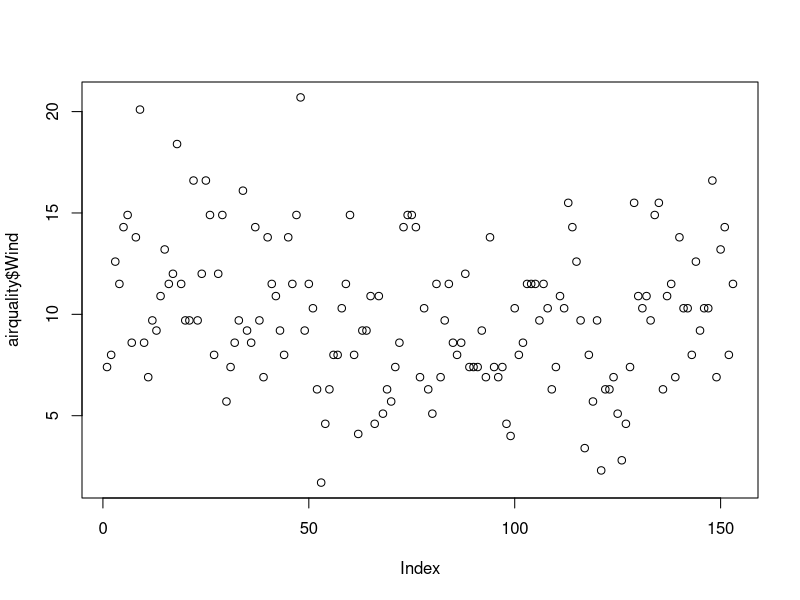
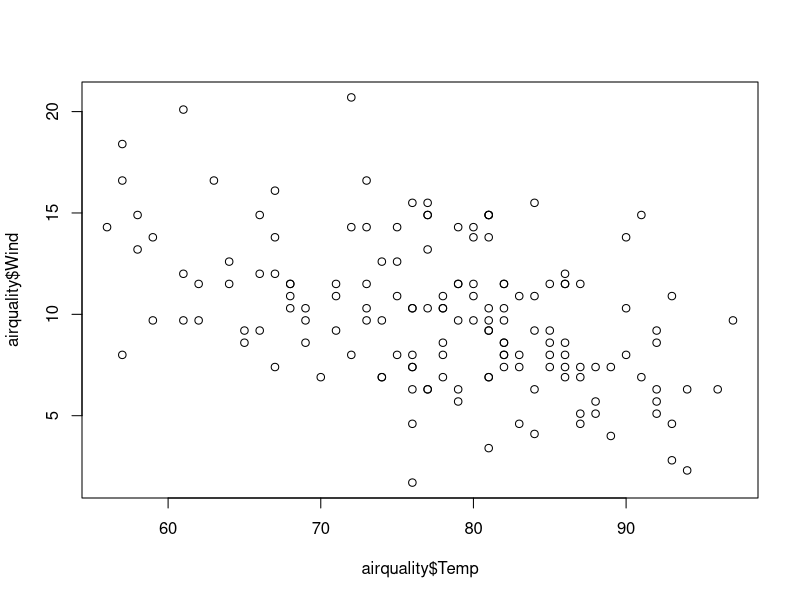
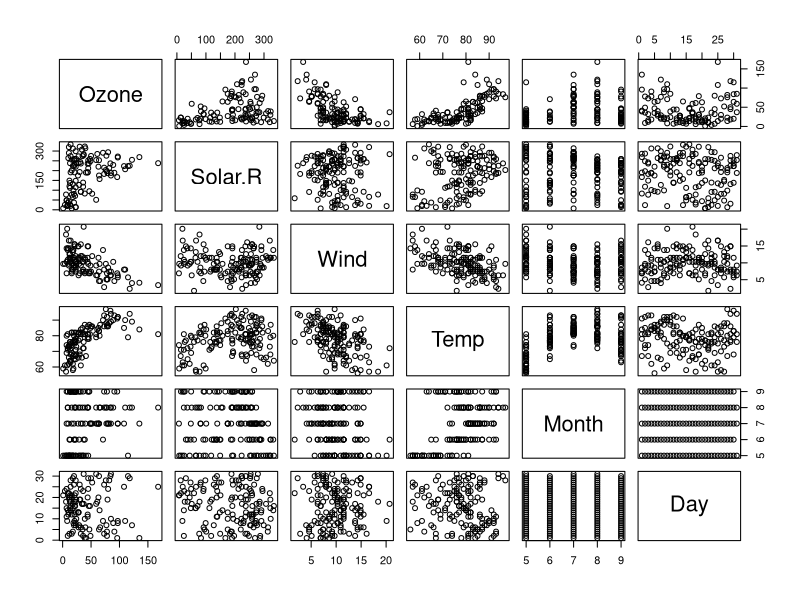
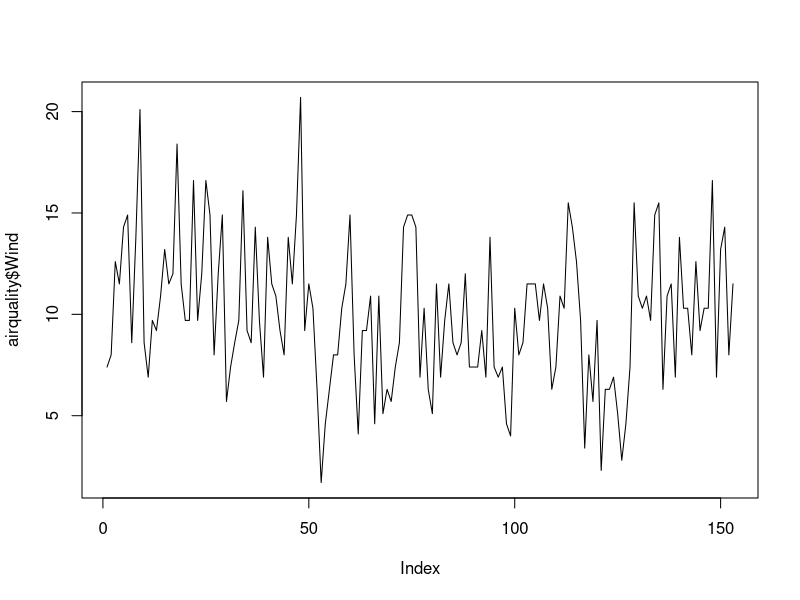
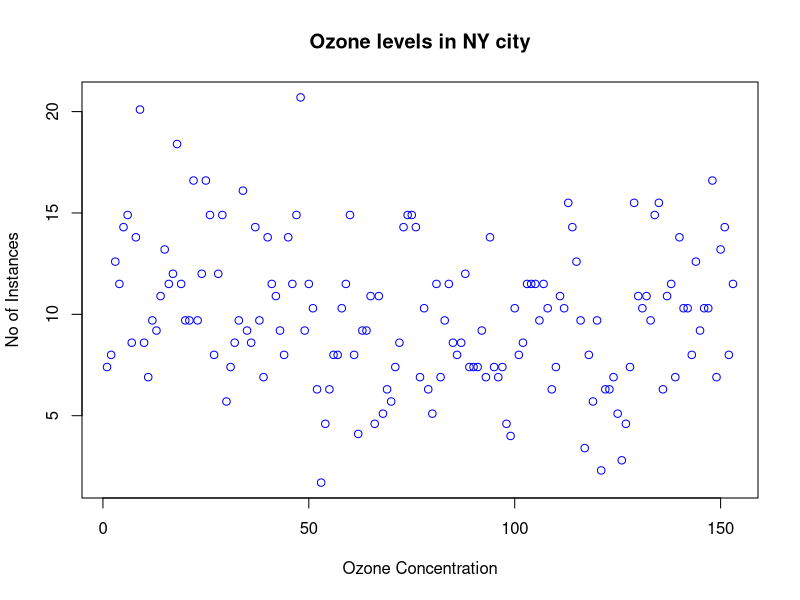
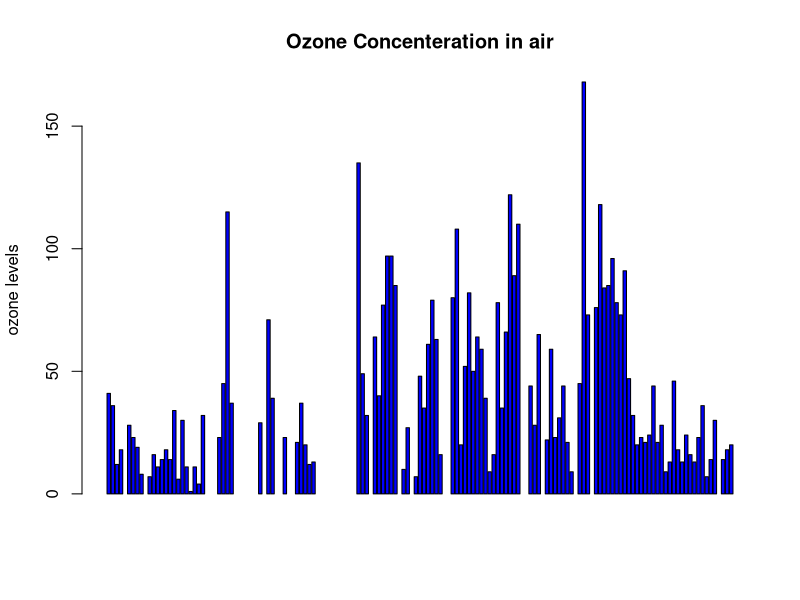
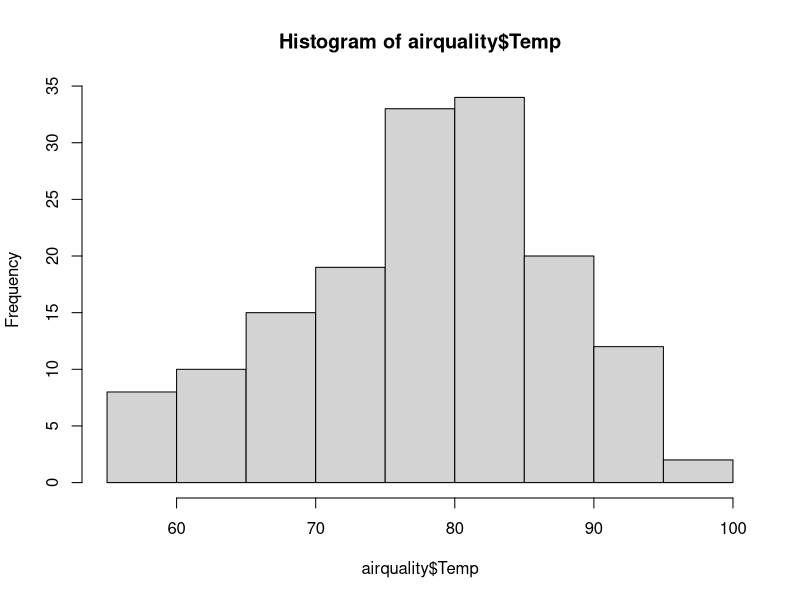
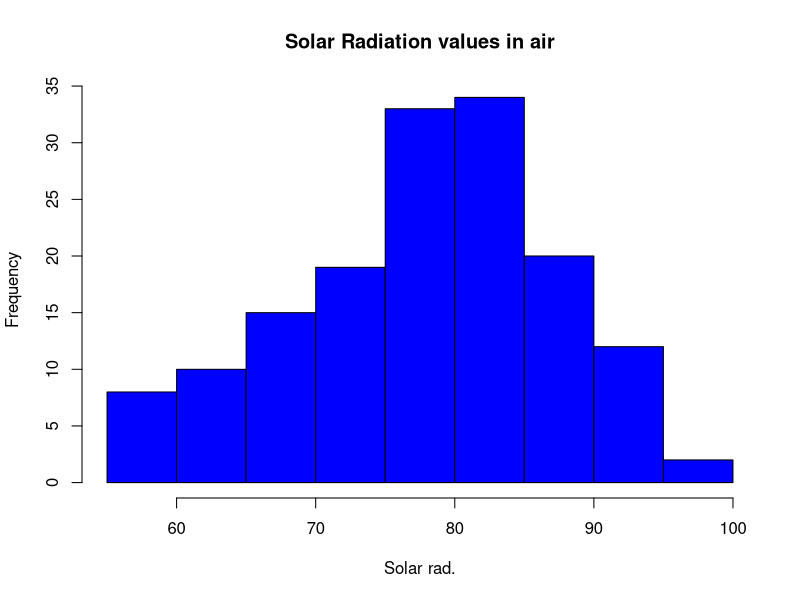

These figures' R source, in order:
#airquality = read.csv('path/airquality.csv',header=TRUE, sep=",")
airquality <- datasets::airquality
####Top 10 rows and last 10 rows
head(airquality,10)
tail(airquality,10)
######Columns
airquality[,c(1,2)]

df<-airquality[,-6]

summary(airquality[,1])

airquality$Wind

summary(airquality$Wind)

###########Summary of the data#########

summary(airquality)
summary(airquality$Wind) 
airquality

#####################
plot(airquality$Wind)
plot(airquality$Temp,airquality$Wind,type="p")
plot(airquality)
# points and lines 
plot(airquality$Wind, type= "l") # p: points, l: lines,b: both
plot(airquality$Wind, xlab = 'Ozone Concentration', 
     ylab = 'No of Instances', main = 'Ozone levels in NY city',
     col = 'blue')
# Horizontal bar plot
barplot(airquality$Ozone, main = 'Ozone Concenteration in air',
        ylab = 'ozone levels', col= 'blue',horiz = F,axes=T)
#Histogram
hist(airquality$Temp)
hist(airquality$Temp, 
     main = 'Solar Radiation values in air',
     xlab = 'Solar rad.', col='blue')

#Single box plot
boxplot(airquality$Wind,main="Boxplot")
boxplot.stats(airquality$Wind)$out



# Multiple box plots
boxplot(airquality[,1:4],main='Multiple')
#margin of the grid(mar), 
#no of rows and columns(mfrow), 
#whether a border is to be included(bty) 
#and position of the 
#labels(las: 1 for horizontal, las: 0 for vertical)
#bty - box around the plot
par(mfrow=c(3,3),mar=c(2,5,2,1),  las=0, bty="o")
plot(airquality$Ozone)
plot(airquality$Ozone, airquality$Wind)
plot(airquality$Ozone, type= "l")
plot(airquality$Ozone, type= "l")
plot(airquality$Ozone, type= "l")
barplot(airquality$Ozone, main = 'Ozone Concenteration in air',
        xlab = 'ozone levels', col='green',horiz = TRUE)
hist(airquality$Solar.R)
boxplot(airquality$Solar.R)
boxplot(airquality[,0:4], main='Multiple Box plots')


##Home work
e_quakes<-datasets::quakes
sd(airquality$Ozone,na.rm = T)

#var
#skewness
#kurtosis
#Density plot

data1<-airquality
data1
tail(data1,10)
data1
airquality
head(data1,5)
data2<-data1[,-6]
data2
(data1[,3])
summary(data1$Month)
data1$Wind
data1$Month
summary(data1)
plot(data1$Ozone)
plot(data1$Temp,data1$Wind,type="p")
